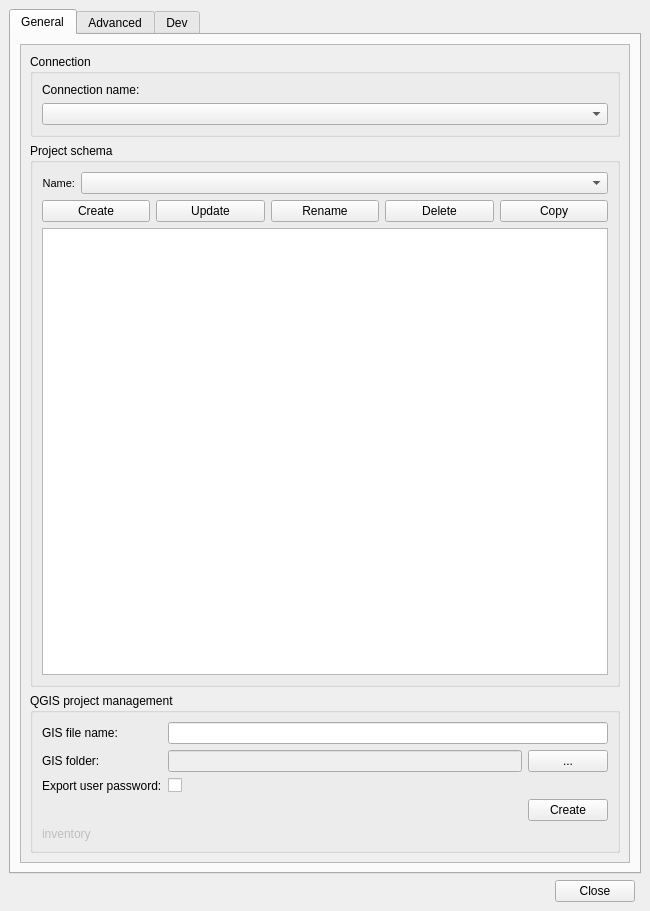
<?xml version="1.0" encoding="UTF-8"?>
<ui version="4.0">
 <class>dlg_admin</class>
 <widget class="QMainWindow" name="dlg_admin">
  <property name="geometry">
   <rect>
    <x>0</x>
    <y>0</y>
    <width>650</width>
    <height>911</height>
   </rect>
  </property>
  <property name="sizePolicy">
   <sizepolicy hsizetype="Expanding" vsizetype="Preferred">
    <horstretch>0</horstretch>
    <verstretch>0</verstretch>
   </sizepolicy>
  </property>
  <property name="maximumSize">
   <size>
    <width>16777215</width>
    <height>16777215</height>
   </size>
  </property>
  <property name="windowTitle">
   <string>Giswater</string>
  </property>
  <property name="unifiedTitleAndToolBarOnMac">
   <bool>false</bool>
  </property>
  <widget class="QWidget" name="centralwidget">
   <layout class="QGridLayout" name="gridLayout_4">
    <item row="3" column="0" colspan="2">
     <widget class="QTabWidget" name="tab_main">
      <property name="enabled">
       <bool>true</bool>
      </property>
      <property name="currentIndex">
       <number>0</number>
      </property>
      <widget class="QWidget" name="tab_general">
       <attribute name="title">
        <string>General</string>
       </attribute>
       <layout class="QGridLayout" name="gridLayout">
        <item row="0" column="1">
         <widget class="QScrollArea" name="scrollArea">
          <property name="minimumSize">
           <size>
            <width>370</width>
            <height>273</height>
           </size>
          </property>
          <property name="widgetResizable">
           <bool>true</bool>
          </property>
          <widget class="QWidget" name="scrollAreaWidgetContents_2">
           <property name="geometry">
            <rect>
             <x>0</x>
             <y>0</y>
             <width>606</width>
             <height>812</height>
            </rect>
           </property>
           <layout class="QGridLayout" name="gridLayout_11">
            <item row="2" column="0">
             <widget class="QGroupBox" name="grb_schema_manager">
              <property name="title">
               <string>QGIS project management</string>
              </property>
              <layout class="QGridLayout" name="gridLayout_26">
               <item row="0" column="0">
                <widget class="QLabel" name="lbl_gis_file">
                 <property name="text">
                  <string>GIS file name:</string>
                 </property>
                </widget>
               </item>
               <item row="0" column="1" colspan="2">
                <widget class="QLineEdit" name="txt_gis_file"/>
               </item>
               <item row="1" column="0">
                <widget class="QLabel" name="lbl_gis_folder">
                 <property name="text">
                  <string>GIS folder:</string>
                 </property>
                </widget>
               </item>
               <item row="1" column="1">
                <widget class="QLineEdit" name="txt_gis_folder">
                 <property name="enabled">
                  <bool>false</bool>
                 </property>
                </widget>
               </item>
               <item row="1" column="2">
                <widget class="QPushButton" name="btn_gis_folder">
                 <property name="text">
                  <string>...</string>
                 </property>
                </widget>
               </item>
               <item row="2" column="0">
                <widget class="QLabel" name="lbl_export_user_pass">
                 <property name="text">
                  <string>Export user password:</string>
                 </property>
                </widget>
               </item>
               <item row="2" column="1">
                <widget class="QCheckBox" name="chk_export_passwd">
                 <property name="text">
                  <string/>
                 </property>
                </widget>
               </item>
               <item row="3" column="0" colspan="3">
                <layout class="QHBoxLayout" name="lyt_gis_create">
                 <item>
                  <spacer name="horizontalSpacer_gis_create">
                   <property name="orientation">
                    <enum>Qt::Horizontal</enum>
                   </property>
                   <property name="sizeHint" stdset="0">
                    <size>
                     <width>40</width>
                     <height>20</height>
                    </size>
                   </property>
                  </spacer>
                 </item>
                 <item>
                  <widget class="QPushButton" name="btn_gis_create">
                   <property name="text">
                    <string>Create</string>
                   </property>
                  </widget>
                 </item>
                </layout>
               </item>
               <item row="4" column="0">
                <widget class="QLabel" name="txt_roletype">
                 <property name="enabled">
                  <bool>false</bool>
                 </property>
                 <property name="visible">
                  <bool>false</bool>
                 </property>
                 <property name="text">
                  <string>inventory</string>
                 </property>
                </widget>
               </item>
              </layout>
             </widget>
            </item>
            <item row="1" column="0">
             <widget class="QGroupBox" name="grb_project_scin">
              <property name="title">
               <string>Project schema</string>
              </property>
              <layout class="QGridLayout" name="gridLayout_7">
               <item row="0" column="0">
                <widget class="QLabel" name="lbl_name">
                 <property name="sizePolicy">
                  <sizepolicy hsizetype="Maximum" vsizetype="Preferred">
                   <horstretch>0</horstretch>
                   <verstretch>0</verstretch>
                  </sizepolicy>
                 </property>
                 <property name="font">
                  <font>
                   <pointsize>8</pointsize>
                  </font>
                 </property>
                 <property name="frameShape">
                  <enum>QFrame::NoFrame</enum>
                 </property>
                 <property name="frameShadow">
                  <enum>QFrame::Raised</enum>
                 </property>
                 <property name="text">
                  <string>Name:</string>
                 </property>
                 <property name="alignment">
                  <set>Qt::AlignRight|Qt::AlignTrailing|Qt::AlignVCenter</set>
                 </property>
                 <property name="margin">
                  <number>3</number>
                 </property>
                </widget>
               </item>
               <item row="0" column="1" colspan="3">
                <widget class="QComboBox" name="project_schema_name">
                 <property name="enabled">
                  <bool>true</bool>
                 </property>
                 <property name="sizePolicy">
                  <sizepolicy hsizetype="Preferred" vsizetype="Fixed">
                   <horstretch>0</horstretch>
                   <verstretch>0</verstretch>
                  </sizepolicy>
                 </property>
                 <property name="frame">
                  <bool>true</bool>
                 </property>
                </widget>
               </item>
               <item row="1" column="0" colspan="4">
                <layout class="QHBoxLayout" name="lyt_schema_crud">
                 <item>
                  <widget class="QPushButton" name="btn_schema_create">
                   <property name="text">
                    <string>Create</string>
                   </property>
                  </widget>
                 </item>
                 <item>
                  <widget class="QPushButton" name="btn_info">
                   <property name="text">
                    <string>Update</string>
                   </property>
                  </widget>
                 </item>
                 <item>
                  <widget class="QPushButton" name="btn_schema_rename">
                   <property name="text">
                    <string>Rename</string>
                   </property>
                  </widget>
                 </item>
                 <item>
                  <widget class="QPushButton" name="btn_delete">
                   <property name="text">
                    <string>Delete</string>
                   </property>
                  </widget>
                 </item>
                 <item>
                  <widget class="QPushButton" name="btn_copy">
                   <property name="text">
                    <string>Copy</string>
                   </property>
                  </widget>
                 </item>
                </layout>
               </item>
               <item row="2" column="0" colspan="4">
                <widget class="QTextEdit" name="software_version_info">
                 <property name="enabled">
                  <bool>true</bool>
                 </property>
                 <property name="readOnly">
                  <bool>true</bool>
                 </property>
                </widget>
               </item>
              </layout>
             </widget>
            </item>
            <item row="0" column="0">
             <widget class="QGroupBox" name="grb_conection">
              <property name="title">
               <string>Connection</string>
              </property>
              <layout class="QGridLayout" name="gridLayout_2">
               <item row="1" column="0" colspan="2">
                <widget class="QComboBox" name="cmb_connection">
                 <property name="enabled">
                  <bool>true</bool>
                 </property>
                </widget>
               </item>
               <item row="0" column="0" colspan="2">
                <widget class="QLabel" name="lbl_connection">
                 <property name="sizePolicy">
                  <sizepolicy hsizetype="Maximum" vsizetype="Preferred">
                   <horstretch>0</horstretch>
                   <verstretch>0</verstretch>
                  </sizepolicy>
                 </property>
                 <property name="text">
                  <string>Connection name:</string>
                 </property>
                </widget>
               </item>
              </layout>
             </widget>
            </item>
           </layout>
          </widget>
         </widget>
        </item>
       </layout>
      </widget>
      <widget class="QWidget" name="tab_advanced">
       <attribute name="title">
        <string>Advanced</string>
       </attribute>
       <layout class="QGridLayout" name="gridLayout_21">
        <item row="0" column="0">
         <widget class="QScrollArea" name="scrollArea_2">
          <property name="minimumSize">
           <size>
            <width>370</width>
            <height>273</height>
           </size>
          </property>
          <property name="widgetResizable">
           <bool>true</bool>
          </property>
          <widget class="QWidget" name="scrollAreaWidgetContents_3">
           <property name="geometry">
            <rect>
             <x>0</x>
             <y>0</y>
             <width>606</width>
             <height>812</height>
            </rect>
           </property>
           <layout class="QGridLayout" name="gridLayout_12">
            <item row="0" column="0" colspan="2">
             <widget class="QGroupBox" name="grb_manage_schemas">
              <property name="title">
               <string>Additional schema management</string>
              </property>
              <layout class="QVBoxLayout" name="verticalLayout_manage_schemas">
               <item>
                <widget class="QPushButton" name="btn_manage_schemas">
                 <property name="text">
                  <string>Manage schemas</string>
                 </property>
                </widget>
               </item>
              </layout>
             </widget>
            </item>
            <item row="4" column="0" colspan="2">
             <widget class="QGroupBox" name="grb_schema_reload">
              <property name="title">
               <string>Schema management</string>
              </property>
              <layout class="QGridLayout" name="gridLayout_9">
               <item row="0" column="0">
                <widget class="QLabel" name="lbl_reload_fct_ftrg">
                 <property name="text">
                  <string>Reload functions &amp; function triggers</string>
                 </property>
                </widget>
               </item>
               <item row="0" column="1">
                <widget class="QPushButton" name="btn_reload_fct_ftrg">
                 <property name="sizePolicy">
                  <sizepolicy hsizetype="Maximum" vsizetype="Preferred">
                   <horstretch>0</horstretch>
                   <verstretch>0</verstretch>
                  </sizepolicy>
                 </property>
                 <property name="text">
                  <string>Execute</string>
                 </property>
                </widget>
               </item>
               <item row="1" column="0">
                <widget class="QLabel" name="lbl_vacuum">
                 <property name="text">
                  <string>Execute vacuum on selected schema</string>
                 </property>
                </widget>
               </item>
               <item row="1" column="1">
                <widget class="QPushButton" name="btn_vacuum">
                 <property name="text">
                  <string>Execute</string>
                 </property>
                </widget>
               </item>
              </layout>
             </widget>
            </item>
            <item row="7" column="0" colspan="2">
             <widget class="QGroupBox" name="grp_i18n_update">
              <property name="title">
               <string>Schema multilang update</string>
              </property>
              <layout class="QVBoxLayout" name="verticalLayout_2">
               <item>
                <widget class="QPushButton" name="btn_manage_languages">
                 <property name="text">
                  <string>Manage Languages</string>
                 </property>
                </widget>
               </item>
              </layout>
             </widget>
            </item>
            <item row="2" column="0" colspan="2">
             <widget class="QGroupBox" name="grb_manage_addfields">
              <property name="title">
               <string>Manage add fields</string>
              </property>
              <layout class="QVBoxLayout" name="verticalLayout">
               <item>
                <layout class="QGridLayout" name="gridLayout_5">
                 <item row="1" column="1" colspan="3">
                  <widget class="QLabel" name="lbl_add_fields_feature">
                   <property name="sizePolicy">
                    <sizepolicy hsizetype="Preferred" vsizetype="Preferred">
                     <horstretch>0</horstretch>
                     <verstretch>0</verstretch>
                    </sizepolicy>
                   </property>
                   <property name="text">
                    <string>Feature name:</string>
                   </property>
                  </widget>
                 </item>
                 <item row="4" column="1">
                  <widget class="QPushButton" name="btn_create_field">
                   <property name="text">
                    <string>Create</string>
                   </property>
                  </widget>
                 </item>
                 <item row="2" column="1" colspan="3">
                  <widget class="QComboBox" name="cmb_formname_fields"/>
                 </item>
                 <item row="4" column="2">
                  <widget class="QPushButton" name="btn_update_field">
                   <property name="text">
                    <string>Update</string>
                   </property>
                  </widget>
                 </item>
                 <item row="4" column="3">
                  <widget class="QPushButton" name="btn_delete_field">
                   <property name="text">
                    <string>Delete</string>
                   </property>
                  </widget>
                 </item>
                 <item row="3" column="1" colspan="3">
                  <widget class="QCheckBox" name="chk_add_fields_multi">
                   <property name="layoutDirection">
                    <enum>Qt::LeftToRight</enum>
                   </property>
                   <property name="text">
                    <string>Addfield multicreate</string>
                   </property>
                   <property name="checkable">
                    <bool>true</bool>
                   </property>
                   <property name="checked">
                    <bool>false</bool>
                   </property>
                   <property name="autoRepeat">
                    <bool>false</bool>
                   </property>
                  </widget>
                 </item>
                </layout>
               </item>
              </layout>
             </widget>
            </item>
            <item row="5" column="0" rowspan="2" colspan="2">
             <widget class="QGroupBox" name="groupBox_2">
              <property name="sizePolicy">
               <sizepolicy hsizetype="Preferred" vsizetype="Preferred">
                <horstretch>0</horstretch>
                <verstretch>0</verstretch>
               </sizepolicy>
              </property>
              <property name="title">
               <string>Additional schema management</string>
              </property>
              <layout class="QGridLayout" name="gridLayout_8">
               <item row="0" column="0">
                <layout class="QGridLayout" name="gridLayout_3">
                 <property name="topMargin">
                  <number>0</number>
                 </property>
                 <item row="3" column="1">
                  <widget class="QPushButton" name="btn_activate_audit">
                   <property name="toolTip">
                    <string>It will generate a copy of the network layers from your current schema into the audit schema</string>
                   </property>
                   <property name="text">
                    <string>Activate audit environment</string>
                   </property>
                  </widget>
                 </item>
                 <item row="3" column="0">
                  <widget class="QPushButton" name="btn_create_audit">
                   <property name="text">
                    <string>Create DB audit schema</string>
                   </property>
                  </widget>
                 </item>
                 <item row="3" column="2">
                  <widget class="QPushButton" name="btn_reload_audit_triggers">
                   <property name="toolTip">
                    <string>Allow to start/end auditing tables updating the triggers </string>
                   </property>
                   <property name="text">
                    <string>Refresh audit</string>
                   </property>
                  </widget>
                 </item>
                 <item row="3" column="3">
                  <widget class="QPushButton" name="btn_delete_audit">
                   <property name="text">
                    <string/>
                   </property>
                   <property name="icon">
                    <iconset>
                     <normaloff>../../../icons/dialogs/114.png</normaloff>../../../icons/dialogs/114.png</iconset>
                   </property>
                  </widget>
                 </item>
                 <item row="1" column="3">
                  <widget class="QPushButton" name="btn_delete_cm">
                   <property name="text">
                    <string/>
                   </property>
                   <property name="icon">
                    <iconset>
                     <normaloff>../../../icons/dialogs/112.png</normaloff>../../../icons/dialogs/112.png</iconset>
                   </property>
                  </widget>
                 </item>
                 <item row="1" column="0" colspan="2">
                  <widget class="QPushButton" name="btn_create_cm">
                   <property name="text">
                    <string>Create DB cm schema</string>
                   </property>
                  </widget>
                 </item>
                 <item row="1" column="2">
                  <widget class="QPushButton" name="btn_update_cm">
                   <property name="text">
                    <string>Update</string>
                   </property>
                  </widget>
                 </item>
                 <item row="0" column="3">
                  <widget class="QPushButton" name="btn_delete_asset">
                   <property name="text">
                    <string/>
                   </property>
                   <property name="icon">
                    <iconset>
                     <normaloff>../../../icons/dialogs/112.png</normaloff>../../../icons/dialogs/112.png</iconset>
                   </property>
                  </widget>
                 </item>
                 <item row="0" column="0" colspan="2">
                  <widget class="QPushButton" name="btn_create_asset">
                   <property name="text">
                    <string>Create DB asset schema</string>
                   </property>
                  </widget>
                 </item>
                 <item row="0" column="2">
                  <widget class="QPushButton" name="btn_update_asset">
                   <property name="text">
                    <string>Update</string>
                   </property>
                  </widget>
                 </item>
                </layout>
               </item>
              </layout>
             </widget>
            </item>
            <item row="1" column="0" colspan="2">
             <widget class="QGroupBox" name="grb_load_cf">
              <property name="title">
               <string>Load custom file</string>
              </property>
              <layout class="QGridLayout" name="gridLayout_10">
               <item row="0" column="1" colspan="2">
                <layout class="QGridLayout" name="gridLayout_24">
                 <item row="0" column="1">
                  <widget class="QPushButton" name="btn_custom_select_file">
                   <property name="sizePolicy">
                    <sizepolicy hsizetype="Preferred" vsizetype="Fixed">
                     <horstretch>0</horstretch>
                     <verstretch>0</verstretch>
                    </sizepolicy>
                   </property>
                   <property name="maximumSize">
                    <size>
                     <width>30</width>
                     <height>16777215</height>
                    </size>
                   </property>
                   <property name="text">
                    <string>...</string>
                   </property>
                  </widget>
                 </item>
                 <item row="1" column="0" colspan="2">
                  <widget class="QPushButton" name="btn_custom_load_file">
                   <property name="sizePolicy">
                    <sizepolicy hsizetype="Preferred" vsizetype="Fixed">
                     <horstretch>0</horstretch>
                     <verstretch>0</verstretch>
                    </sizepolicy>
                   </property>
                   <property name="font">
                    <font>
                     <weight>50</weight>
                     <bold>false</bold>
                    </font>
                   </property>
                   <property name="text">
                    <string>Load SQL files</string>
                   </property>
                  </widget>
                 </item>
                 <item row="0" column="0">
                  <widget class="QLineEdit" name="custom_path_folder">
                   <property name="enabled">
                    <bool>false</bool>
                   </property>
                  </widget>
                 </item>
                </layout>
               </item>
              </layout>
             </widget>
            </item>
            <item row="10" column="0">
             <spacer name="verticalSpacer_2">
              <property name="orientation">
               <enum>Qt::Vertical</enum>
              </property>
              <property name="sizeHint" stdset="0">
               <size>
                <width>20</width>
                <height>40</height>
               </size>
              </property>
             </spacer>
            </item>
            <item row="9" column="0" colspan="2">
             <widget class="QGroupBox" name="grp_import_osm">
              <property name="title">
               <string>Import OSM Streetaxis</string>
              </property>
              <layout class="QVBoxLayout" name="verticalLayout_9">
               <item>
                <widget class="QPushButton" name="btn_import_osm_streetaxis">
                 <property name="text">
                  <string>Import OSM Streetaxis</string>
                 </property>
                </widget>
               </item>
              </layout>
             </widget>
            </item>
           </layout>
          </widget>
         </widget>
        </item>
       </layout>
      </widget>
      <widget class="QWidget" name="tab_dev">
       <attribute name="title">
        <string>Dev</string>
       </attribute>
       <layout class="QGridLayout" name="gridLayout_14">
        <item row="0" column="0">
         <widget class="QScrollArea" name="scrollArea_4">
          <property name="widgetResizable">
           <bool>true</bool>
          </property>
          <widget class="QWidget" name="scrollAreaWidgetContents_4">
           <property name="geometry">
            <rect>
             <x>0</x>
             <y>0</y>
             <width>192</width>
             <height>480</height>
            </rect>
           </property>
           <layout class="QGridLayout" name="gridLayout_20">
            <item row="3" column="0">
             <widget class="QGroupBox" name="groupBox">
              <property name="title">
               <string>Schema Utils</string>
              </property>
              <layout class="QGridLayout" name="gridLayout_15">
               <item row="0" column="0">
                <widget class="QLabel" name="label">
                 <property name="text">
                  <string>WS:</string>
                 </property>
                </widget>
               </item>
               <item row="3" column="0" colspan="2">
                <widget class="QPushButton" name="btn_update_utils">
                 <property name="text">
                  <string>Update</string>
                 </property>
                </widget>
               </item>
               <item row="0" column="1">
                <widget class="QLabel" name="label_2">
                 <property name="text">
                  <string>UD:</string>
                 </property>
                </widget>
               </item>
               <item row="1" column="0">
                <widget class="QComboBox" name="cmb_utils_ws"/>
               </item>
               <item row="2" column="0" colspan="2">
                <widget class="QPushButton" name="btn_create_utils">
                 <property name="text">
                  <string>Create</string>
                 </property>
                </widget>
               </item>
               <item row="1" column="1">
                <widget class="QComboBox" name="cmb_utils_ud"/>
               </item>
              </layout>
             </widget>
            </item>
            <item row="4" column="0">
             <widget class="QGroupBox" name="groupBox_cibs">
              <property name="title">
               <string>Schema cibs</string>
              </property>
              <layout class="QGridLayout" name="gridLayout_cibs">
               <item row="0" column="0">
                <widget class="QLabel" name="label_cibs_schema">
                 <property name="text">
                  <string>Schema:</string>
                 </property>
                </widget>
               </item>
               <item row="0" column="1">
                <widget class="QComboBox" name="cmb_cibs"/>
               </item>
               <item row="1" column="0" colspan="2">
                <widget class="QPushButton" name="btn_create_cibs">
                 <property name="text">
                  <string>Create cibs schema</string>
                 </property>
                </widget>
               </item>
               <item row="2" column="0" colspan="2">
                <widget class="QPushButton" name="btn_adapt_cibs">
                 <property name="text">
                  <string>Adapt schema to use cibs</string>
                 </property>
                </widget>
               </item>
              </layout>
             </widget>
            </item>
            <item row="5" column="0">
             <widget class="QGroupBox" name="grb_i18n">
              <property name="title">
               <string>Multilang</string>
              </property>
              <layout class="QGridLayout" name="gridLayout_13">
               <item row="0" column="0">
                <widget class="QPushButton" name="btn_i18n">
                 <property name="text">
                  <string>Multilang manager</string>
                 </property>
                </widget>
               </item>
              </layout>
             </widget>
            </item>
            <item row="0" column="0">
             <widget class="QGroupBox" name="grb_files_generator">
              <property name="title">
               <string>Plugin files generator</string>
              </property>
              <layout class="QGridLayout" name="gridLayout_16">
               <item row="2" column="0">
                <widget class="QPushButton" name="btn_translation">
                 <property name="text">
                  <string>Translation files</string>
                 </property>
                </widget>
               </item>
               <item row="0" column="0">
                <widget class="QPushButton" name="btn_create_qgis_template">
                 <property name="text">
                  <string>QGIS templates</string>
                 </property>
                </widget>
               </item>
               <item row="3" column="0">
                <widget class="QPushButton" name="btn_markdown_generator">
                 <property name="text">
                  <string>Markdown generator</string>
                 </property>
                </widget>
               </item>
              </layout>
             </widget>
            </item>
            <item row="6" column="0">
             <spacer name="verticalSpacer_4">
              <property name="orientation">
               <enum>Qt::Vertical</enum>
              </property>
              <property name="sizeHint" stdset="0">
               <size>
                <width>20</width>
                <height>40</height>
               </size>
              </property>
             </spacer>
            </item>
           </layout>
          </widget>
         </widget>
        </item>
       </layout>
      </widget>
     </widget>
    </item>
    <item row="4" column="0">
     <layout class="QGridLayout" name="lyt_buttons">
      <item row="0" column="2">
       <widget class="QLabel" name="lbl_status_text">
        <property name="text">
         <string/>
        </property>
       </widget>
      </item>
      <item row="0" column="1">
       <widget class="QLabel" name="lbl_schema_name">
        <property name="text">
         <string/>
        </property>
       </widget>
      </item>
      <item row="0" column="0">
       <widget class="QLabel" name="lbl_status">
        <property name="enabled">
         <bool>true</bool>
        </property>
        <property name="text">
         <string/>
        </property>
        <property name="scaledContents">
         <bool>false</bool>
        </property>
       </widget>
      </item>
      <item row="0" column="3">
       <spacer name="horizontalSpacer_2">
        <property name="orientation">
         <enum>Qt::Horizontal</enum>
        </property>
        <property name="sizeHint" stdset="0">
         <size>
          <width>40</width>
          <height>20</height>
         </size>
        </property>
       </spacer>
      </item>
      <item row="0" column="4">
       <widget class="QPushButton" name="btn_close">
        <property name="sizePolicy">
         <sizepolicy hsizetype="Fixed" vsizetype="Fixed">
          <horstretch>0</horstretch>
          <verstretch>0</verstretch>
         </sizepolicy>
        </property>
        <property name="text">
         <string>Close</string>
        </property>
       </widget>
      </item>
     </layout>
    </item>
   </layout>
  </widget>
  <action name="action_create_sample">
   <property name="text">
    <string>Create Sample</string>
   </property>
  </action>
  <action name="action_create_sample_dev">
   <property name="text">
    <string>Create Sample Dev</string>
   </property>
  </action>
 </widget>
 <tabstops>
  <tabstop>tab_main</tabstop>
  <tabstop>scrollArea</tabstop>
  <tabstop>cmb_connection</tabstop>
  <tabstop>project_schema_name</tabstop>
  <tabstop>btn_schema_create</tabstop>
  <tabstop>btn_info</tabstop>
  <tabstop>btn_schema_rename</tabstop>
  <tabstop>btn_delete</tabstop>
  <tabstop>btn_copy</tabstop>
  <tabstop>software_version_info</tabstop>
  <tabstop>txt_gis_file</tabstop>
  <tabstop>txt_gis_folder</tabstop>
  <tabstop>btn_gis_folder</tabstop>
  <tabstop>chk_export_passwd</tabstop>
  <tabstop>btn_gis_create</tabstop>
  <tabstop>btn_manage_schemas</tabstop>
  <tabstop>custom_path_folder</tabstop>
  <tabstop>btn_custom_select_file</tabstop>
  <tabstop>btn_custom_load_file</tabstop>
  <tabstop>cmb_formname_fields</tabstop>
  <tabstop>chk_add_fields_multi</tabstop>
  <tabstop>btn_create_field</tabstop>
  <tabstop>btn_update_field</tabstop>
  <tabstop>btn_delete_field</tabstop>
  <tabstop>btn_reload_fct_ftrg</tabstop>
  <tabstop>btn_create_qgis_template</tabstop>
  <tabstop>btn_translation</tabstop>
  <tabstop>cmb_utils_ws</tabstop>
  <tabstop>cmb_utils_ud</tabstop>
  <tabstop>btn_create_utils</tabstop>
  <tabstop>btn_update_utils</tabstop>
  <tabstop>cmb_cibs</tabstop>
  <tabstop>btn_create_cibs</tabstop>
  <tabstop>btn_adapt_cibs</tabstop>
  <tabstop>btn_close</tabstop>
 </tabstops>
 <resources/>
 <connections/>
</ui>
